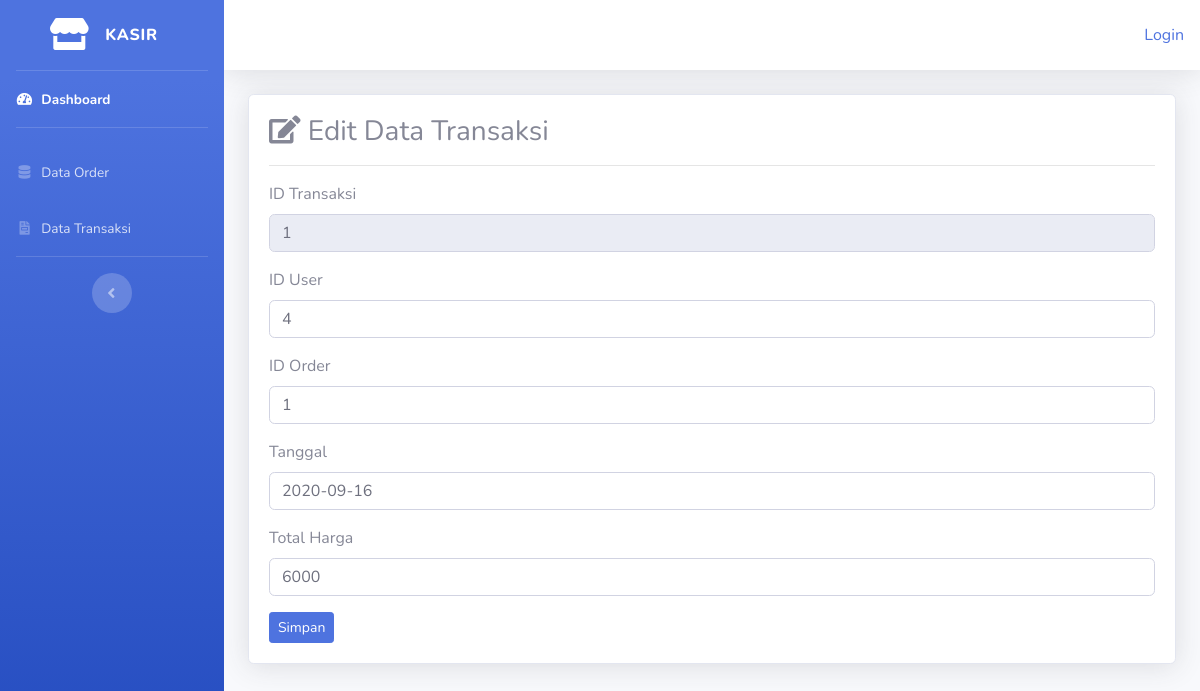
The app's page /kasir/data_transaksi/edit/1 with its own data.
### tables this page shows
CREATE TABLE `transaksi` (
  `id_transaksi` int(5) NOT NULL,
  `id_user` int(5) DEFAULT NULL,
  `id_order` int(5) DEFAULT NULL,
  `tanggal` date DEFAULT NULL,
  `total_harga` int(11) DEFAULT NULL
);

### application/controllers/kasir/data_transaksi.php (called while the page is built, shortened)
<?php
class Data_transaksi extends CI_Controller{
    public function edit($id_transaksi)
    {
        $where = array('id_transaksi'=>$id_transaksi);
        $data['transaksi'] = $this->model_transaksi->edit_transaksi($where,'transaksi')->result();
        $this->load->view('templates_kasir/header');
        $this->load->view('templates_kasir/sidebar');
        $this->load->view('kasir/edit_transaksi', $data);
        $this->load->view('templates_kasir/footer');
    }
}

### index.php (called while the page is built, shortened)
<?php
require_once BASEPATH.'core/CodeIgniter.php';

### application/models/model_transaksi.php (called while the page is built, shortened)
<?php
class Model_transaksi extends CI_Model{
    public function edit_transaksi($where,$table)
    {
        return $this->db->get_where($table,$where);
    }
}

### application/views/kasir/edit_transaksi.php (the view)
<div class="container-fluid">
    <div class="card shadow mb-4">
        <div class="card-body">
            <h3><i class="fas fa-edit"></i> Edit Data Transaksi</h3><hr>
            <?php foreach($transaksi as $trans) : ?>
                <form method="post" action="<?php echo base_url().'kasir/data_transaksi/update' ?>">
                    <div class="form-group">
                        <label for="">ID Transaksi</label>
                        <input type="text" name="id_transaksi" class="form-control" value="<?php echo $trans->id_transaksi?>" readonly>
                    </div>
                    <div class="form-group">
                        <label for="">ID User</label>
                        <input type="text" name="id_user" class="form-control" value="<?php echo $trans->id_user?>">
                    </div>
                    <div class="form-group">
                        <label for="">ID Order</label>
                        <input type="text" name="id_order" class="form-control" value="<?php echo $trans->id_order?>">
                    </div>
                    <div class="form-group">
                        <label for="">Tanggal</label>
                        <input type="text" name="tanggal" class="form-control" value="<?php echo $trans->tanggal?>">
                    </div>
                    <div class="form-group">
                        <label for="">Total Harga</label>
                        <input type="text" name="total_harga" class="form-control" value="<?php echo $trans->total_harga?>">
                    </div>
                    <button type="submit" class="btn btn-primary btn-sm">Simpan</button>
                </form>
            <?php endforeach; ?>
        </div>
    </div>
</div>

### records on screen
transaksi: id_transaksi "1", id_user "4", id_order "1", tanggal "2020-09-16", total_harga "6000"

### other values on screen
anchor('auth/login','Login') "Login"
